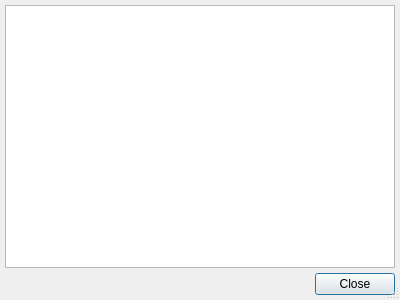
<?xml version="1.0" encoding="UTF-8"?>
<ui version="4.0">
 <class>TextWindow</class>
 <widget class="QDialog" name="TextWindow">
  <property name="geometry">
   <rect>
    <x>0</x>
    <y>0</y>
    <width>400</width>
    <height>300</height>
   </rect>
  </property>
  <property name="sizeGripEnabled">
   <bool>true</bool>
  </property>
  <layout class="QVBoxLayout" name="verticalLayout_2">
   <property name="spacing">
    <number>0</number>
   </property>
   <property name="margin">
    <number>0</number>
   </property>
   <item>
    <widget class="TitleBar" name="titleBar" native="true">
     <property name="minimizeButtonVisible" stdset="0">
      <bool>false</bool>
     </property>
    </widget>
   </item>
   <item>
    <widget class="QWidget" name="windowFrame" native="true">
     <layout class="QVBoxLayout" name="verticalLayout">
      <property name="spacing">
       <number>5</number>
      </property>
      <property name="margin">
       <number>5</number>
      </property>
      <item>
       <widget class="QTextBrowser" name="textMessage">
        <property name="openExternalLinks">
         <bool>true</bool>
        </property>
       </widget>
      </item>
      <item>
       <widget class="QDialogButtonBox" name="buttonBox">
        <property name="standardButtons">
         <set>QDialogButtonBox::Close</set>
        </property>
       </widget>
      </item>
     </layout>
    </widget>
   </item>
  </layout>
 </widget>
 <customwidgets>
  <customwidget>
   <class>TitleBar</class>
   <extends>QWidget</extends>
   <header>titlebar.h</header>
   <container>1</container>
   <slots>
    <signal>closeRequest()</signal>
    <signal>showNormalRequest()</signal>
    <signal>showMaximizedRequest()</signal>
    <signal>showMinimizedRequest()</signal>
    <signal>helpRequest()</signal>
   </slots>
  </customwidget>
 </customwidgets>
 <resources/>
 <connections>
  <connection>
   <sender>titleBar</sender>
   <signal>closeRequest()</signal>
   <receiver>TextWindow</receiver>
   <slot>reject()</slot>
   <hints>
    <hint type="sourcelabel">
     <x>113</x>
     <y>3</y>
    </hint>
    <hint type="destinationlabel">
     <x>113</x>
     <y>-10</y>
    </hint>
   </hints>
  </connection>
  <connection>
   <sender>buttonBox</sender>
   <signal>accepted()</signal>
   <receiver>TextWindow</receiver>
   <slot>accept()</slot>
   <hints>
    <hint type="sourcelabel">
     <x>168</x>
     <y>283</y>
    </hint>
    <hint type="destinationlabel">
     <x>170</x>
     <y>325</y>
    </hint>
   </hints>
  </connection>
  <connection>
   <sender>buttonBox</sender>
   <signal>rejected()</signal>
   <receiver>TextWindow</receiver>
   <slot>reject()</slot>
   <hints>
    <hint type="sourcelabel">
     <x>100</x>
     <y>278</y>
    </hint>
    <hint type="destinationlabel">
     <x>100</x>
     <y>323</y>
    </hint>
   </hints>
  </connection>
 </connections>
</ui>
